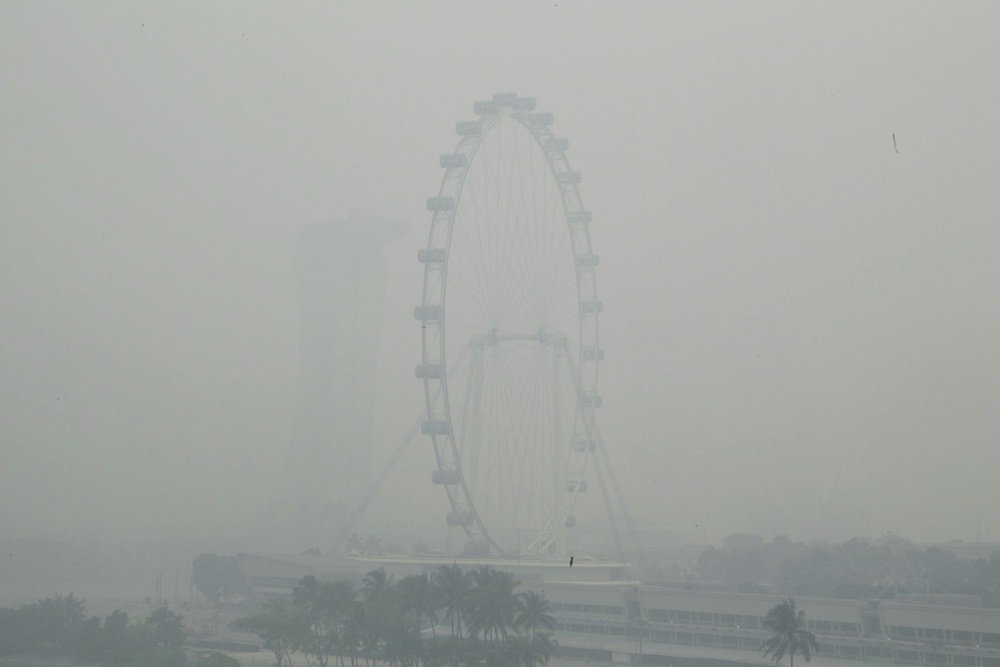
//> input picture Haze Removal/Haze removal algorithm_OPENCV CODE 1/ConsoleApplication1/ConsoleApplication1/15561507_0.jpg, 1000 x 667 px, shrunk from 1620 x 1080 before the run
$ ./Source   (built with g++ and OpenCV 4)
//> lines starting //> are read from the running program, lines starting //| are printed output that depends on the picture
#include "opencv2/core/core.hpp"
#include "opencv2/imgproc/imgproc.hpp"
#include "opencv2/highgui/highgui.hpp"
#include <vector>       // std::vector

using namespace cv;
using namespace std;

int main(int argc, char** argv)
{
	// READ RGB color image and convert it to Lab
	Mat bgr_image = imread("15561507_0.jpg");
//> bgr_image is the input picture: 667 rows x 1000 cols, CV_8UC3; mean B, G, R 163.7, 167.2, 163.9
	Mat lab_image;
	cvtColor(bgr_image, lab_image, CV_BGR2Lab);
//> lab_image: 667 rows x 1000 cols, CV_8UC3; mean of channels 0, 1, 2 173.9, 126.2, 129.2

	// Extract the L channel
	vector<Mat> lab_planes(3);
	split(lab_image, lab_planes);  // now we have the L image in lab_planes[0]

	// apply the CLAHE algorithm to the L channel
	Ptr<CLAHE> clahe = createCLAHE();
	clahe->setClipLimit(4);
	Mat dst;
	clahe->apply(lab_planes[0], dst);
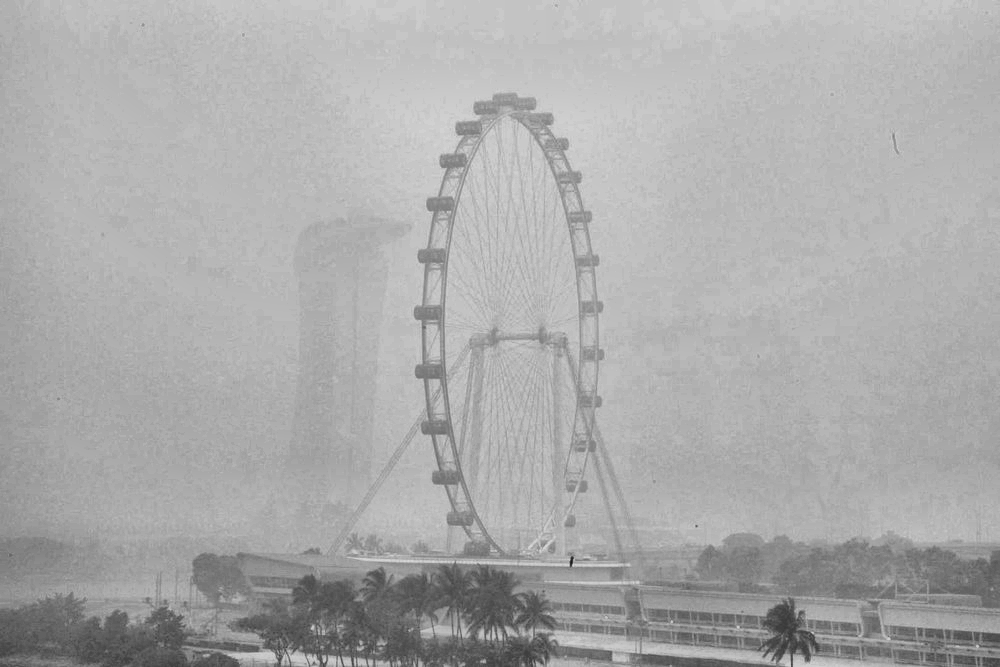
//> dst: 667 rows x 1000 cols, CV_8UC1; min 23, max 215, mean 171.1

	// Merge the the color planes back into an Lab image
	dst.copyTo(lab_planes[0]);
	merge(lab_planes, lab_image);
//> lab_image: 667 rows x 1000 cols, CV_8UC3; mean of channels 0, 1, 2 171.1, 126.2, 129.2

	// convert back to RGB
	Mat image_clahe;
	cvtColor(lab_image, image_clahe, CV_Lab2BGR);

	// display the results  (you might also want to see lab_planes[0] before and after).
	imshow("image original", bgr_image);
	imshow("image CLAHE", image_clahe);

	imwrite("result.jpg",image_clahe);
	//Bluring Image
	Mat blurImg;
	blur(image_clahe, blurImg, Size(bgr_image.cols, bgr_image.rows));
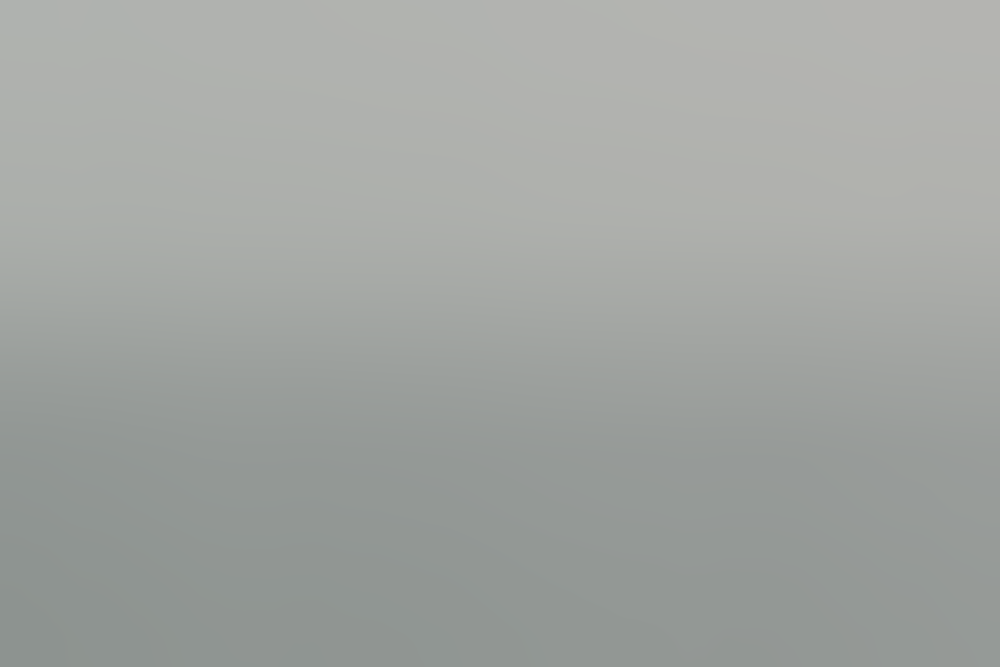
//> blurImg: 667 rows x 1000 cols, CV_8UC3; mean B, G, R 161.5, 164.6, 161.3
	imshow("blurImg", blurImg);
	waitKey();
	return 0;
}

$ run again, with Haze Removal/Haze removal algorithm_OPENCV CODE 1/ConsoleApplication1/ConsoleApplication1/haze.jpg copied over Haze Removal/Haze removal algorithm_OPENCV CODE 1/ConsoleApplication1/ConsoleApplication1/15561507_0.jpg
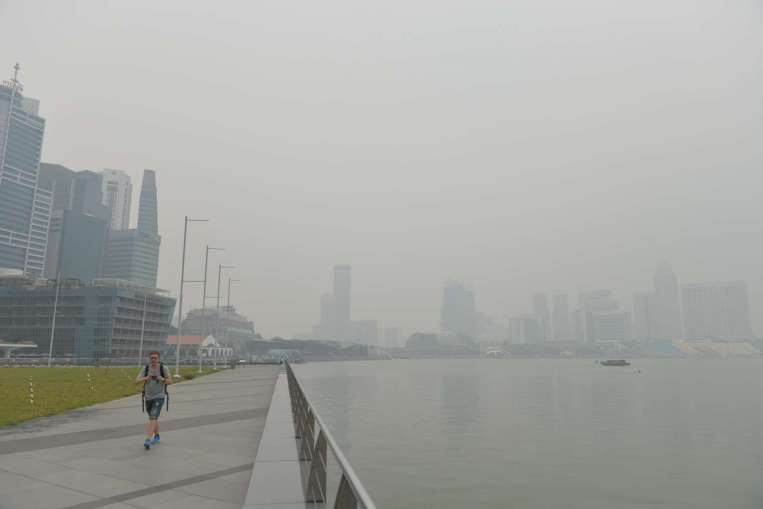
//> input picture Haze Removal/Haze removal algorithm_OPENCV CODE 1/ConsoleApplication1/ConsoleApplication1/haze.jpg, 763 x 509 px
//> bgr_image is the input picture: 509 rows x 763 cols, CV_8UC3; mean B, G, R 163.3, 167.5, 165.6
//> `split(lab_image, lab_planes);`:
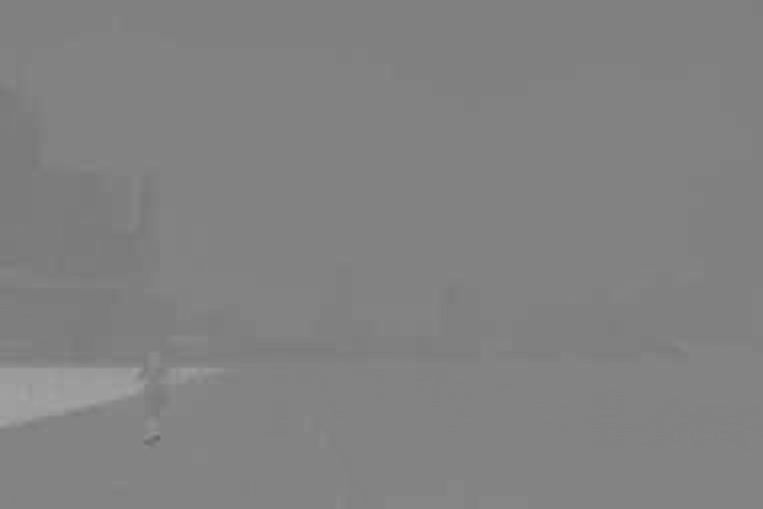
//> lab_planes[2]: 509 rows x 763 cols, CV_8UC1; min 102, max 163, mean 129.8
//> `clahe->apply(lab_planes[0], dst);`:
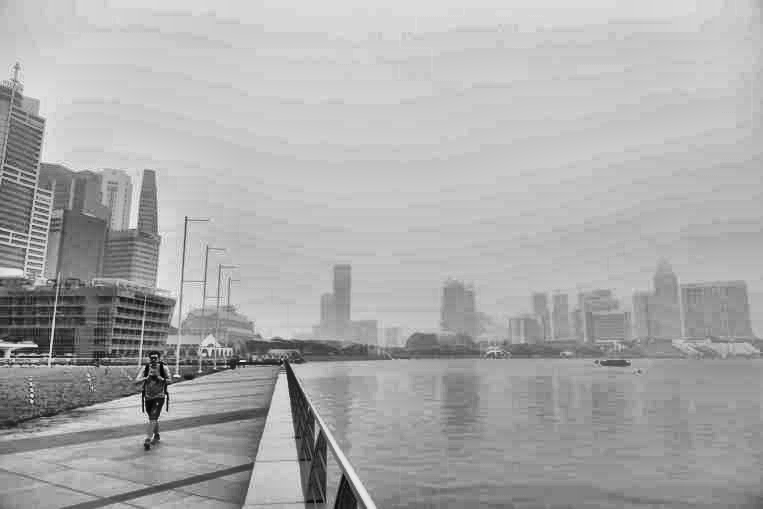
//> dst: 509 rows x 763 cols, CV_8UC1; min 2, max 242, mean 171.1
